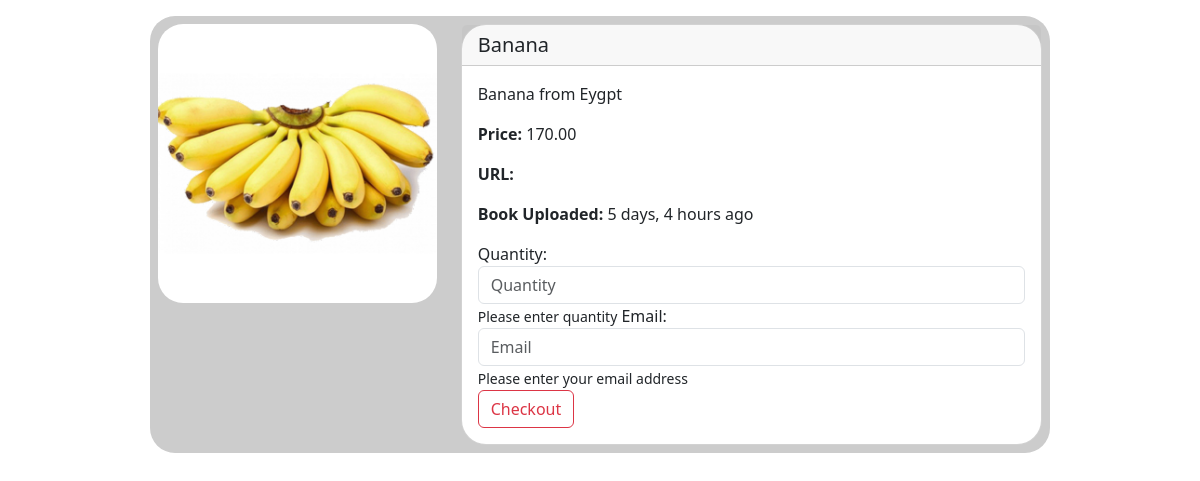
Page /4/detail/ on the committed database.
### core/models.py (models this page shows, shortened)
class Product(models.Model):
    name = models.CharField(max_length=255)
    body = models.TextField()
    thumbnail = models.ImageField(upload_to="product/image", blank=True)
    price = models.DecimalField(decimal_places=2, max_digits=15)
    created_at = models.DateTimeField(auto_now_add=True)
    updated_at = models.DateTimeField(auto_now=True)

### core/views.py (the view)
# urls.py: path('<int:pk>/detail/', views.ProductDetailView.as_view(), name='detail'),
class ProductDetailView(DetailView):
    model = Product
    context_object_name = 'product'
    template_name = 'product/detail.html'
    def get_context_data(self, **kwargs):
        context = super().get_context_data(**kwargs)
        context['STRIPE_PUBLIC_KEY'] = settings.STRIPE_PUBLIC_KEY
        return context

### templates/product/detail.html (shortened to what this page needs)
{% extends 'base/base.html' %}
{% block body %}
<div class="row">
    <div class="col-md-4">
        <img src="{{ product.thumbnail.url }}" class="card-img-top" alt="{{ product.name }}" height="auto" width="300px" style="border-radius: 25px;">
    </div>
    <div class="col-md-8">
        <div class="card" style="border-radius: 25px;">
            <h5 class="card-header">{{ product.name }}</h5>
            <div class="card-body">
              <p class="card-text">{{ product.body }}</p>
              <p><strong>Price: </strong>{{ product.price }}</p>
              <p><strong>URL: </strong>{{ product.url }}</p>
              <p><strong>Book Uploaded: </strong>{{ product.created_at|timesince }} ago</p>
              <div class="form-group">
                <label for="quantity">Quantity: </label>
                <input type="text" name="quantity" id="quantity" class="form-control" placeholder="Quantity">
                <small>Please enter quantity</small>
                <label for="email">Email: </label>
                <input type="email" name="email" id="email" class="form-control" placeholder="Email">
                <small>Please enter your email address</small>
                </div>
              <button type="submit" class="btn btn-outline-danger" id="checkout-button">Checkout</button>
            </div>
          </div>
    </div>
</div>
{% endblock %}

### rows in the picture
Product: thumbnail (picture), name "Banana", body "Banana from Eygpt", price "170.00", created_at "5 days, 4 hours"
